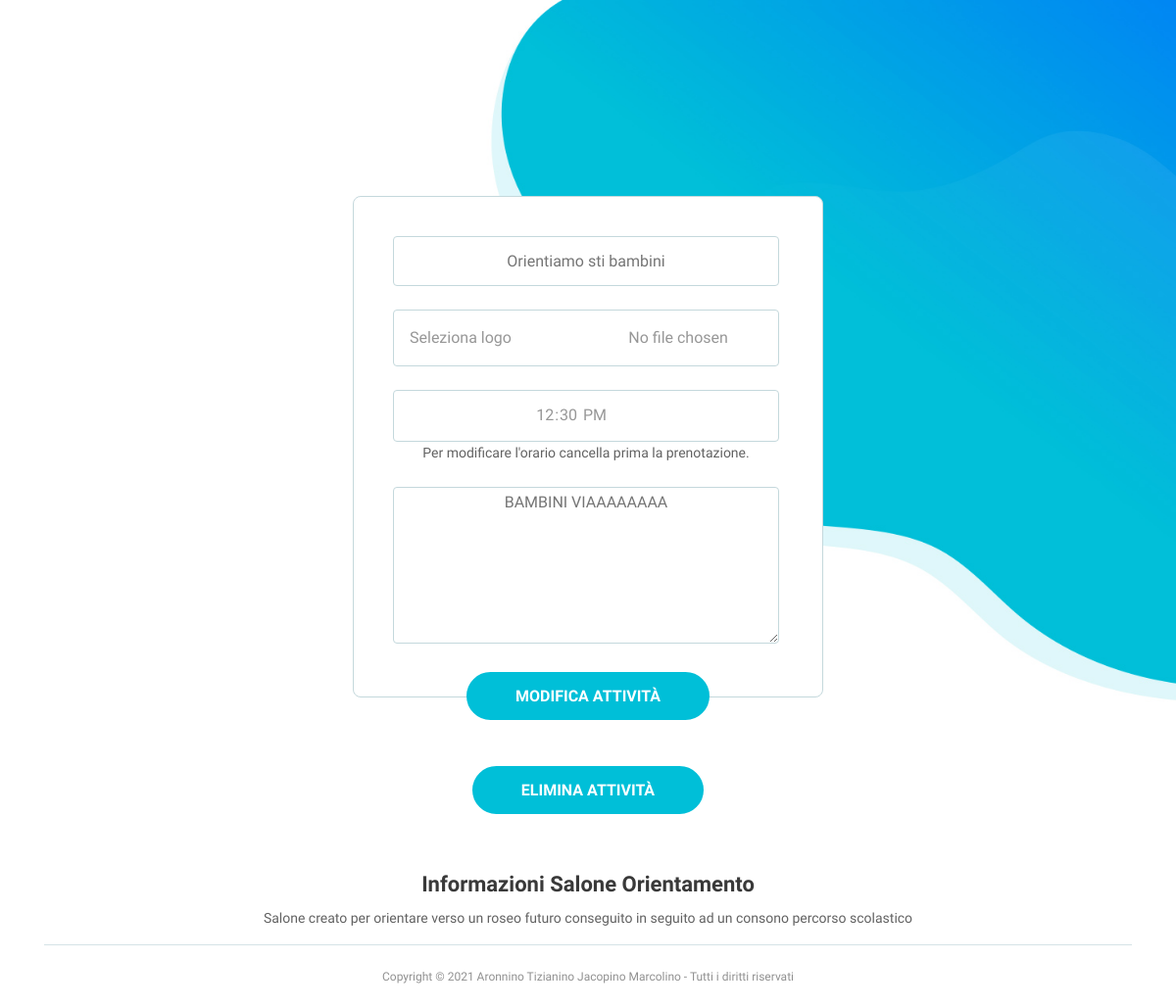
/src/pages/manage_stand.php (signed in), run on an earlier commit of the app's database.
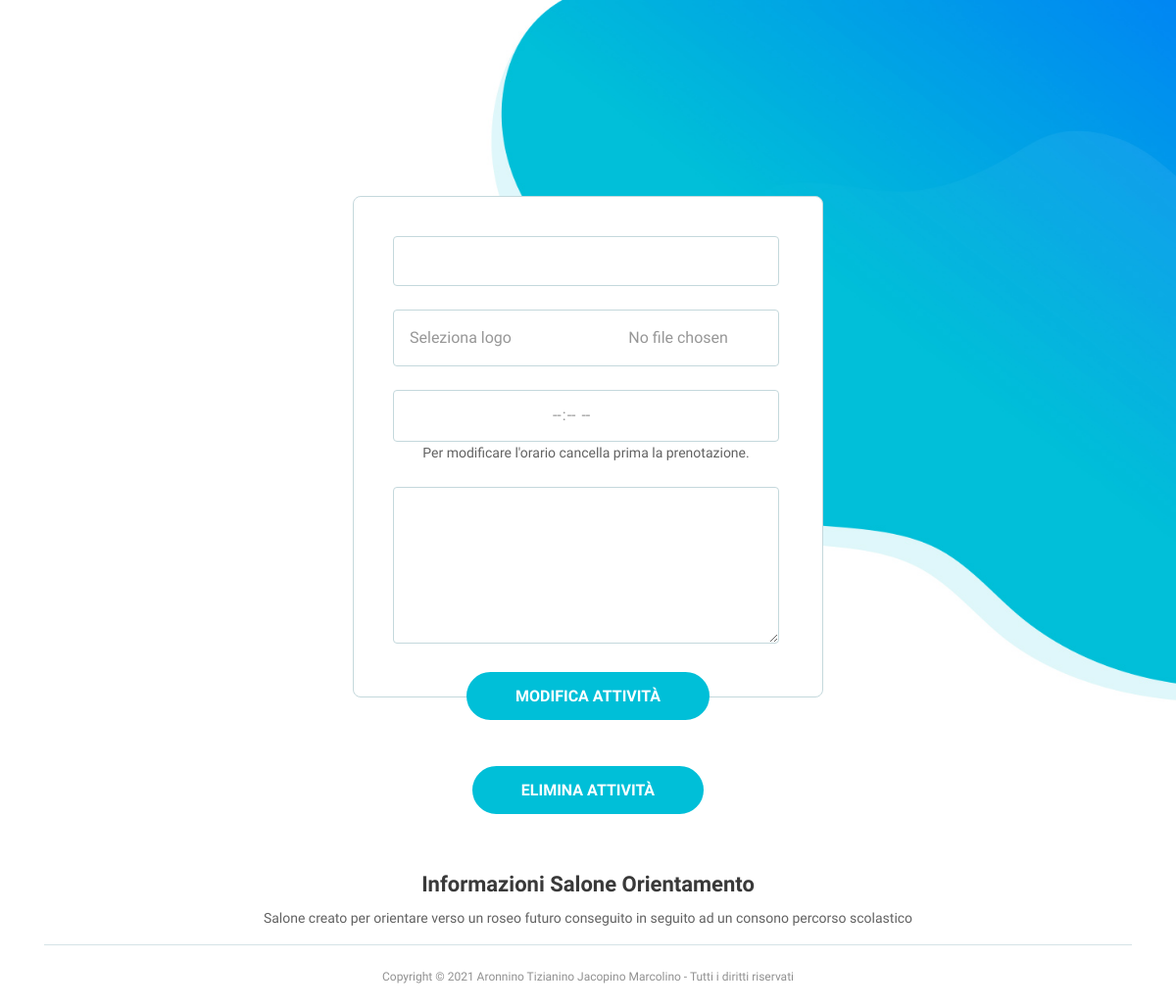
And on a later commit of the database.
### tables this page shows
CREATE TABLE `attivita` (
  `id_attivita` int(11) NOT NULL,
  `titolo` text NOT NULL,
  `descrizione` text NOT NULL,
  `logo` text NOT NULL,
  `giorno` date NOT NULL,
  `ora` time NOT NULL
);

### src/pages/manage_stand.php (the view, shortened to what this page needs)
<?php include '../config/connect_db.php';
$query2 = "SELECT id_attivita, titolo, descrizione, ora FROM attivita WHERE id_attivita=( SELECT fk_attivita FROM " . $_SESSION["tipo_scuola"] . " WHERE codice = '" . $_SESSION["codice"] . "' )";
$result2 = mysqli_query($conn, $query2) or die("Query fallita" . mysqli_error($conn) . " " . mysqli_error($conn));
$row = mysqli_fetch_array($result2, MYSQLI_ASSOC);
?>
<!DOCTYPE html>
<html lang="it">
<head>
    <link href="../assets/css/bootstrap.css" rel="stylesheet">
    <link href="../assets/css/fontawesome-all.css" rel="stylesheet">
    <link href="../assets/css/swiper.css" rel="stylesheet">
    <link href="../assets/css/magnific-popup.css" rel="stylesheet">
    <link href="../assets/css/styles.css" rel="stylesheet">
    <link href="../assets/css/styles_home.css" rel="stylesheet">
</head>
<body data-spy="scroll" data-target=".fixed-top">
    <header id="header" class="header">
        <div class="header-content">
            <div id="organize-stand-form" class="organize-stand-form">
                <div class="card">
                    <div class="card-body">
                        <form action="../components/submit_activity?action=manage.php" method="POST" data-toggle="validator" data-focus="false" enctype="multipart/form-data">
                            <div class="form-group">
                                <input type="text" class="form-control-input" id="titolo" name="titolo" placeholder="<?php echo $row['titolo'] ?>">
                            </div>
                            <div class="form-group">
                                <input accept="image/jpeg" type="file" class="form-control-input logo" name="logo" required>
                            </div>
                            <div class="form-group">
                                <input type="time" name="ora" class="form-control-input" id="ora" value="<?php echo $row['ora'] ?>" readonly>
                                <p>Per modificare l'orario cancella prima la prenotazione.</p>
                            </div>
                            <div class="form-group">
                                <textarea maxlength="256" class="form-control-input description" id="descrizione" name="descrizione" placeholder="<?php echo $row['descrizione'] ?>"></textarea>
                            </div>
                            <div class="button-wrapper">
                                <input type="submit" class="btn-solid-reg page-scroll" value="MODIFICA ATTIVITÀ">
                            </div>
                        </form>
                        <form action="../components/delete_activity.php" method="POST" data-toggle="validator" data-focus="false" enctype="multipart/form-data">
                            <div class="button-wrapper-delete">
                                <input type="submit" class="btn-solid-reg page-scroll" value="ELIMINA ATTIVITÀ">
                            </div>
                        </form>
                    </div>
                </div>
            </div>
        </div>
    </header>
</body>
</html>

### src/assets/css/styles.css (style rules this page uses)
body, html { width: 100%; height: 100%; }
body, p { color: #626262; font: 400 0.875rem/1.375rem "Raleway", sans-serif; }
.p-small { font: 400 0.75rem/1.25rem "Raleway", sans-serif; }
h4 { color: #393939; font: 700 1.375rem/1.875rem "Raleway", sans-serif; }
.header { background-color: #fff; }
.header .header-content { padding-top: 8rem; padding-bottom: 4rem; text-align: center; }
.copyright { padding-top: 1rem; padding-bottom: 0.375rem; text-align: center; }
.copyright .p-small { padding-top: 1.375rem; border-top: 1px solid #c4d8dc; opacity: 0.7; }
@media (min-width: 768px) { .header .header-content { padding-top: 10.5rem; } }
@media (min-width: 992px) { .header { background: url('../images/header-background.jpg') center center no-repeat; background-size: cover; min-height: 45rem; } }
@media (min-width: 992px) { .header .header-content { padding-top: 11.5rem; text-align: left; } }
@media (min-width: 1200px) { .header .header-content { padding-top: 12.5rem; } }

### src/assets/css/styles_home.css (style rules this page uses)
.organize-stand-form { text-align: center; }
.organize-stand-form .card { display: block; max-width: 19.5rem; margin-right: auto; margin-bottom: 6rem; margin-left: auto; border: 1px solid #c4d8dc; border-radius: 0.5rem; }
.organize-stand-form .card .card-body { padding: 2.5rem 2.75rem 1.875rem 2.5rem; }
.organize-stand-form .card .button-wrapper { position: absolute; right: 0; bottom: -1.5rem; left: 0; text-align: center; }
.button-wrapper-delete { position: absolute; right: 0; bottom: -7.5rem; left: 0; text-align: center; }
.btn-solid-reg { display: inline-block; padding: 1.4rem 3rem; border: 0.125rem solid #00bfd8; border-radius: 2rem; background-color: #00bfd8; color: #fff; font: 700 1rem/0 "Raleway", sans-serif; text-decoration: none; transition: all 0.2s; outline: none; }
.form-group { position: relative; margin-bottom: 1.5rem; }
.form-control-input { display: block; text-align: center; width: 100%; padding-top: 0.6rem; padding-bottom: 0.6rem; border: 1px solid #c4d8dc; border-radius: 0.25rem; background-color: #fff; color: #979797; font: 500 1rem/1.875rem "Raleway", sans-serif; transition: all 0.2s; }
.logo::before , .list::before { display: inline-block; border: none; padding: 0.2rem 1rem; outline: none; --webkit-user-select: none; cursor: pointer; }
.logo::before { content: "Seleziona logo"; }
.description { padding: 0rem 1rem; height: 10rem; }
@media (min-width: 700px) { .organize-stand-form .card { display: inline-block; width: 25rem; max-width: 100%; margin-right: 1rem; margin-left: 1rem; } }
@media (min-width: 1200px) { .organize-stand-form .card { width: 30rem; margin-right: 1rem; margin-left: 1rem; } }

What changed in the data, as far as the page shows it:
removed attivita: titolo "Orientiamo sti bambini", ora "12:30:00", descrizione "BAMBINI VIAAAAAAAA"
